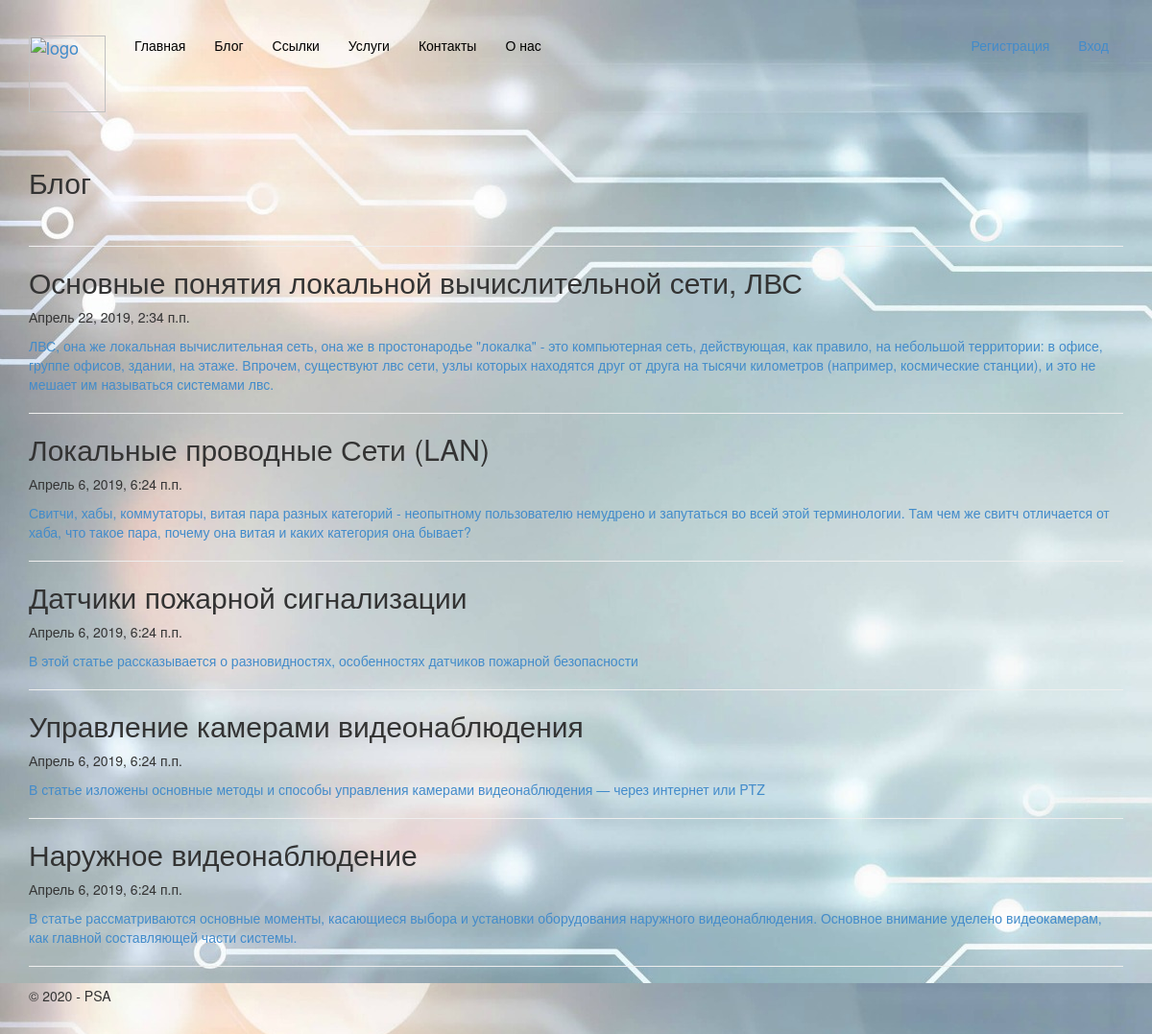
Page /blog on the committed database.
### app/models.py (models this page shows, shortened)
class Blog(models.Model):
 title = models.CharField(max_length = 100, unique_for_date = "posted", verbose_name
= "Заголовок")
 description = models.TextField(verbose_name = "Краткое содержание")
 content = models.TextField(verbose_name = "Полное содержание")
 posted = models.DateTimeField(default = datetime.now(), db_index = True,
 verbose_name = "Опубликована")
 image = models.FileField(default = 'temp.jpg', verbose_name = "Путь к картинке") #модель записи блога поле для картинки
 class Meta:  # метаданные – вложенный класс, который задаетдополнительные параметры модели:
     db_table = "Posts" # имя таблицы для модели
     ordering = ["-posted"] # порядок сортировки данных в модели ("-" означаетпо убыванию)
     verbose_name = "статья блога" # имя, под которым модель будетотображаться в административном разделе (для одной статьи блога)
     verbose_name_plural = "статьи блога" # тоже для всех статей блога

### app/views.py (the view)
# urls.py: url(r'^blog$', app.views.blog, name='blog'),
def blog(request):
   posts = Blog.objects.order_by('-posted') # запрос на выбор всех статей из модели,отсортированных по убыванию даты опубликования
   assert isinstance(request, HttpRequest)
   return render(request,
      'app/blog.html',{         # параметр в {} – данные для использования в шаблоне.
           'title':'Блог',
           'posts': posts,             # передача списка статей в шаблон веб-страницы
           'year':datetime.now().year,
     }
 )

### app/templates/app/blog.html
﻿{% extends "app/layout.html" %}
{% block content %}
<h2>{{ title }}</h2> <br />
{% for post in posts %}
<hr/>
<div class="">
<h2> {{ post.title }} </h2>
<p> {{ post.posted }} </p>
</div>
<p><a href="{% url 'blogpost' parametr=post.id %}">{{ post.description }}</a> </p>
{% endfor %}
{% endblock %}

### app/templates/app/layout.html (shortened to what this page needs)
﻿<!DOCTYPE html>
<html>
<head>
    {% load staticfiles %}
    <link rel="stylesheet" type="text/css" href="{% static 'app/content/bootstrap.min.css' %}" />
    <link rel="stylesheet" type="text/css" href="{% static 'app/content/site.css' %}" />
</head>
<body>
    <div  class="navbar bg-dark navbar-dark">
        <div class="container">
            <div class="navbar-header">
                <a href="/" class="navbar-brand"> <img src="{% static 'app/content/Logo-PSA.png ' %}" height="80"  alt="logo" /> </a>
            </div>
            <div class="navbar-collapse collapse">
                <ul class="nav navbar-nav">
                    <li><a href="{% url 'home' %}" class="wapka">Главная</a></li>
                    <li><a href="{% url 'blog' %}" class="wapka">Блог</a></li>
                    <li><a href="{% url 'links' %}" class="wapka">Ссылки</a></li>
                    <li><a href="{% url 'services' %}" class="wapka">Услуги</a></li>
                    <li><a href="{% url 'contact' %}" class="wapka">Контакты</a></li>
                    <li><a href="{% url 'about' %}" class="wapka">О нас</a></li>
                </ul>
                {% include 'app/loginpartial.html' %}
            </div>
        </div>
    </div>
    <div class="container body-content">
{% block content %}{% endblock %}
        <hr/>
        <footer>
            <p>&copy; {{ year }} - PSA</p>
        </footer>
    </div>
</body>
</html>

### app/templates/app/loginpartial.html
﻿{% if user.is_authenticated %}
<form id="logoutForm" action="/logout" method="post" class="navbar-right">
    {% csrf_token %}
    <ul class="nav navbar-nav navbar-right">
        <li><span class="navbar-brand">Привет {{ user.username }}!</span></li>
        <li><a href="javascript:document.getElementById('logoutForm').submit()">Выход</a></li>
    </ul>
</form>
{% else %}
<ul class="nav navbar-nav navbar-right">
    {% if not user.is_authenticated %}
                    <li><a href="{% url 'registration' %}" id="wapka">Регистрация</a></li>
                    {% endif %}
    <li><a href="{% url 'login' %}" id="wapka">Вход</a></li>
</ul>
{% endif %}

### app/static/app/content/site.css (style rules this page uses)
body { background-image: url(back.jpg); padding-top: 1px; padding-bottom: 20px; background-attachment: fixed; }
.body-content { padding-left: 15px; padding-right: 15px; }
.wapka { color: black; }

### rows in the picture
Blog: title "Основные понятия локальной вычислительной сети, ЛВС", posted "Апрель 22, 2019, 2:34 п.п.", description "ЛВС, она же локальная вычислительная сеть, она же в простонародье \"локалка\" - это компьютерная сеть, действующая, как правило, на небольшой территории: в офисе, группе офисов, здании, на этаже. Впрочем, существуют лвс сети, узлы которых находятся друг от друга на тысячи километров (например, космические станции), и это не мешает им называться системами лвс."
Blog: title "Локальные проводные Сети (LAN)", posted "Апрель 6, 2019, 6:24 п.п.", description "Свитчи, хабы, коммутаторы, витая пара разных категорий - неопытному пользователю немудрено и запутаться во всей этой терминологии. Там чем же свитч отличается от хаба, что такое пара, почему она витая и каких категория она бывает?"
Blog: title "Датчики пожарной сигнализации", posted "Апрель 6, 2019, 6:24 п.п.", description "В этой статье рассказывается о разновидностях, особенностях датчиков пожарной безопасности"
Blog: title "Управление камерами видеонаблюдения", posted "Апрель 6, 2019, 6:24 п.п.", description "В статье изложены основные методы и способы управления камерами видеонаблюдения — через интернет или PTZ"
Blog: title "Наружное видеонаблюдение", posted "Апрель 6, 2019, 6:24 п.п.", description "В статье рассматриваются основные моменты, касающиеся выбора и установки оборудования наружного видеонаблюдения. Основное внимание уделено видеокамерам, как главной составляющей части системы."

### other values in the picture
{{ title }} "Блог"
